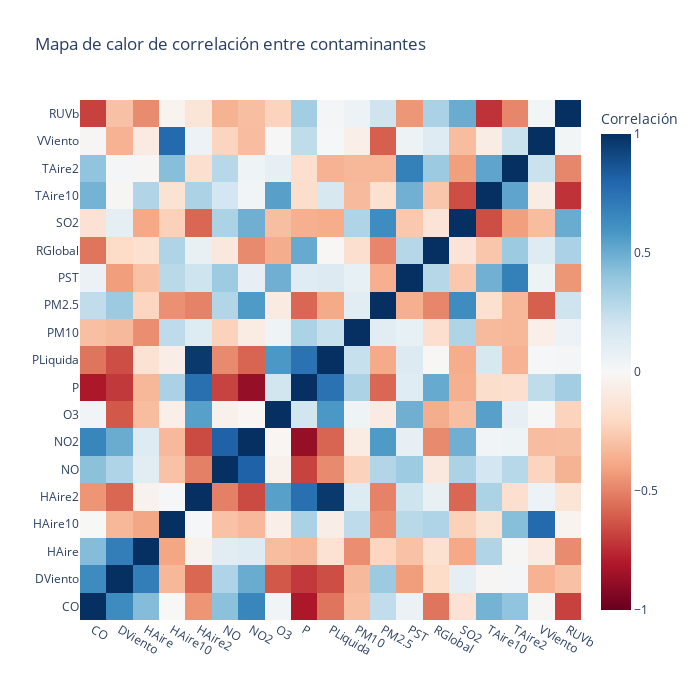

Notebook source saved alongside this figure:
### Markdown cell above
### ¿Hay correlación entre contaminantes y variables meteorológicas?

### Code cell
# Eliminamos las columnas a no usar de nuestros datos ajustados anteriormente
df_corr1 = df_corr_dep.drop(['Nombre del Departamento'], axis=1)

# Imputamos los datos nulos con KNN
df_corr1.iloc[:, :] = imputer.fit_transform(df_corr1)

# Definimos nuestras variables metereologicas y contaminantes
contaminantes1 = ['CO', 'DViento', 'HAire', 'HAire10', 'HAire2', 'NO', 'NO2', 'O3', 'P', 'PLiquida', 'PM10' , 'PM2.5', 'PST', 
                  'RGlobal', 'SO2', 'TAire', 'TAire10', 'TAire2', 'VViento', 'RUVb']

# Hallamos la correlacion basada en el metodo pearson
corr_matrix1 = df_corr1[contaminantes1].corr(method="pearson")

# Reemplazamos valores nulos por 0
corr_matrix1 = corr_matrix1.dropna(axis=0, how='all').dropna(axis=1, how='all')

# Grficamos el mapa de calor de acuerdo a las correlaciones obtenidas
heatmap1 = go.Figure(data=go.Heatmap(z=corr_matrix1.values, x=corr_matrix1.columns, y=corr_matrix1.index, colorscale="RdBu", 
                                    zmin=-1, zmax=1, colorbar=dict(title="Correlación")))
heatmap1.update_layout(title="Mapa de calor de correlación entre contaminantes", xaxis_nticks=36, height=700, width=700)
heatmap1.show()

### Figure 1 — Plotly figure (JSON) as saved in the notebook; plotly's stock layout.template omitted (floating-point values rounded to 4 significant figures; data arrays with more than 128 entries replaced by an {"elided": "..."} marker saying what was removed)
{"data": [{"colorbar": {"title": {"text": "Correlación"}}, "colorscale": [[0, "rgb(103,0,31)"], [0.1, "rgb(178,24,43)"], [0.2, "rgb(214,96,77)"], [0.3, "rgb(244,165,130)"], [0.4, "rgb(253,219,199)"], [0.5, "rgb(247,247,247)"], [0.6, "rgb(209,229,240)"], [0.7, "rgb(146,197,222)"], [0.8, "rgb(67,147,195)"], [0.9, "rgb(33,102,172)"], [1, "rgb(5,48,97)"]], "type": "heatmap", "x": ["CO", "DViento", "HAire", "HAire10", "HAire2", "NO", "NO2", "O3", "P", "PLiquida", "PM10", "PM2.5", "PST", "RGlobal", "SO2", "TAire10", "TAire2", "VViento", "RUVb"], "y": ["CO", "DViento", "HAire", "HAire10", "HAire2", "NO", "NO2", "O3", "P", "PLiquida", "PM10", "PM2.5", "PST", "RGlobal", "SO2", "TAire10", "TAire2", "VViento", "RUVb"], "z": {"elided": "19x19 float values"}, "zmax": 1, "zmin": -1}], "layout": {"height": 700, "title": {"text": "Mapa de calor de correlación entre contaminantes"}, "width": 700, "xaxis": {"nticks": 36}}}
